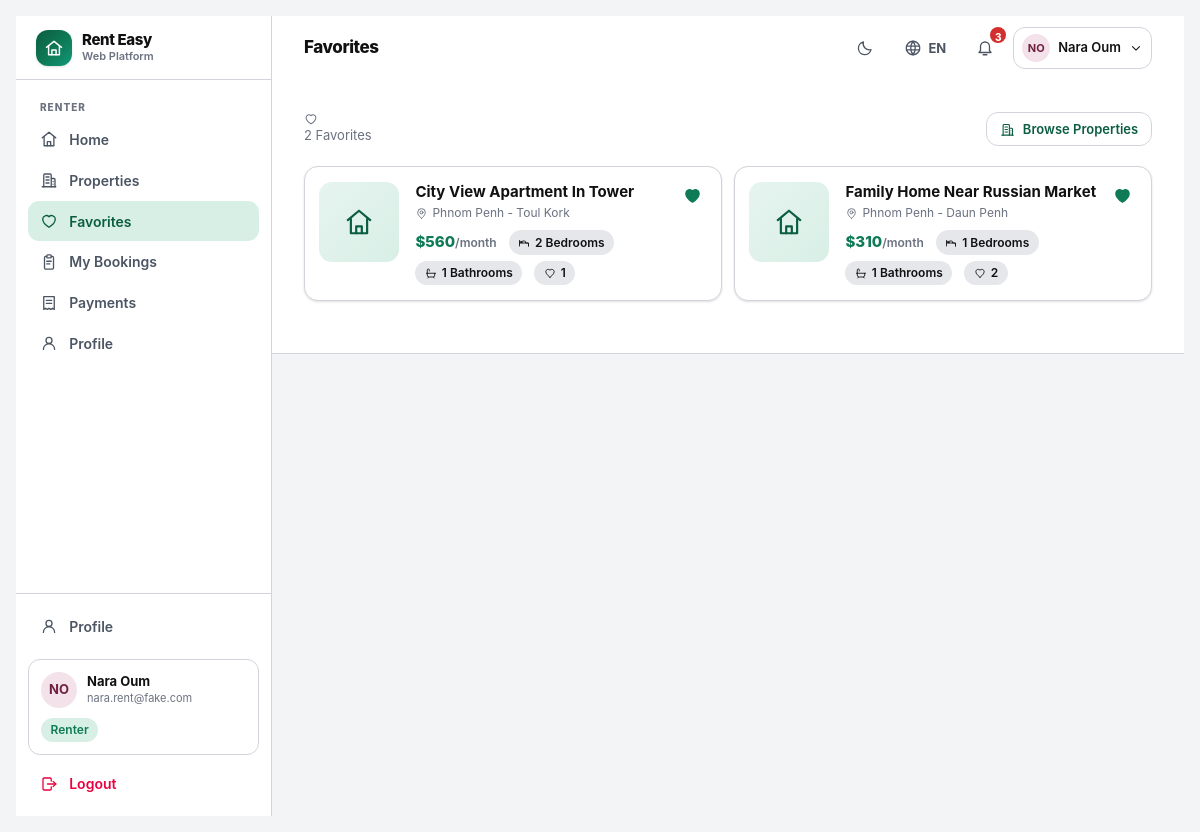
The app's page /rent/favorites/ (signed in) with its own data.
### accounts/models.py (models this page shows, shortened)
class User(AbstractBaseUser, PermissionsMixin):
    email = models.EmailField(unique=True, max_length=254)
    username = models.CharField(max_length=30, unique=True, validators=[USERNAME_VALIDATOR])
    full_name = models.CharField(max_length=120, blank=True)
    role = models.CharField(max_length=16, choices=Role.choices, default=Role.RENTER, db_index=True)
    is_active = models.BooleanField(default=True)
    is_staff = models.BooleanField(default=False)
    date_joined = models.DateTimeField(default=timezone.now)
    last_login_at = models.DateTimeField(null=True, blank=True)
    objects = UserManager()
    USERNAME_FIELD = "email"
    REQUIRED_FIELDS = ["username"]
    class Meta:
        ordering = ["full_name", "email"]
        indexes = [models.Index(fields=["role", "is_active"])]
    @property
    def display_name(self) -> str:
        return self.full_name.strip() or self.username or self.email
    @property
    def is_renter(self) -> bool:
        return self.role == Role.RENTER
    @property
    def avatar_hue(self) -> int:
        digest = sum(ord(c) for c in self.email)
        return (digest * 37) % 360

### listings/models.py (models this page shows, shortened)
class Property(models.Model):
    title = models.CharField(max_length=160)
    location = models.CharField(max_length=160, db_index=True)
    price_per_month = models.DecimalField(
        max_digits=10, decimal_places=2, validators=[MinValueValidator(0)], db_index=True
    )
    bedrooms = models.PositiveSmallIntegerField(default=1)
    bathrooms = models.PositiveSmallIntegerField(default=1)
    description = models.TextField(blank=True)
    owner = models.ForeignKey(settings.AUTH_USER_MODEL, on_delete=models.CASCADE, related_name="properties")
    created_at = models.DateTimeField(default=timezone.now)
    updated_at = models.DateTimeField(auto_now=True)
    objects = PropertyQuerySet.as_manager()
    class Meta:
        ordering = ["-created_at"]
        indexes = [
            models.Index(fields=["owner", "-created_at"]),
            models.Index(fields=["location", "price_per_month"]),
        ]
    @property
    def price_display(self) -> str:
        return "${:,.0f}".format(float(self.price_per_month or 0))

### listings/views.py (the view)
# urls.py: path("rent/favorites/", views.renter_favorites, name="renter_favorites"),
@require_GET
@login_required
@role_guard("is_renter")
def renter_favorites(request):
    favorite_rows = (
        Favorite.objects.filter(user=request.user)
        .select_related("property", "property__owner")
        .order_by("-created_at")
    )
    favorite_ids = set(favorite_rows.values_list("property_id", flat=True))
    favorites = list(
        Property.objects.filter(pk__in=favorite_ids)
        .select_related("owner")
        .for_renter(request.user)
        .annotate(favorite_count=_count_favorites(), booking_count=_count_bookings())
        .order_by("-created_at")
    )
    return render(
        request,
        "listings/renter_favorites.html",
        {"favorites": favorites, "favorite_ids": favorite_ids},
    )

### core/context_processors.py (called while the page is built)
def site(request):
    return {
        "SITE_NAME": "Rent Easy",
        "SUPPORTED_LANGUAGES": [
            {"code": code, "label": meta["label"], "native_label": meta["native_label"], "flag": meta["flag"]}
            for code, meta in i18n.LANGUAGES.items()
        ],
        "DEFAULT_LANGUAGE": i18n.DEFAULT_LANGUAGE,
        "DEBUG": settings.DEBUG,
    }

def i18n_context(request):
    language = getattr(request, "LANGUAGE_CODE_UI", i18n.DEFAULT_LANGUAGE)
    return {
        "LANG": language,
        "IS_KHMER": language == "km",
        "T": getattr(request, "translator", None) or i18n.Translator(language),
        "THEME": getattr(request, "theme", "light"),
        "IS_DARK": getattr(request, "theme", "light") == "dark",
    }

### core/i18n.py (called while the page is built)
    def __call__(self, key: str, /, **kwargs) -> str:
        pair = CATALOG.get(key)
        if pair is None:
            return key
        value = pair[1] if self.is_khmer else pair[0]
        if kwargs:
            try:
                return value.format(**kwargs)
            except (KeyError, IndexError, ValueError):
                return value
        return value

    def role_label(self, role: str | None) -> str:
        if not role:
            return self("unknown")
        return self(ROLE_KEYS.get(role, "unknown"))

### core/icons.py (called while the page is built)
def render_icon(name: str, size: int | str = 20, class_name: str = "", stroke_width: float | str | None = None) -> str:
    body = ICONS.get(name)
    if body is None:
        body = ICONS["info"]
    attrs = _STROKE_ATTRS
    if stroke_width is not None:
        attrs = attrs.replace('stroke-width="1.75"', f'stroke-width="{stroke_width}"')
    cls = f' class="{class_name}"' if class_name else ""
    return f'<svg {attrs}{cls} width="{size}" height="{size}">{body}</svg>'

### core/templatetags/ui.py (called while the page is built)
@register.simple_tag(name="icon")
def icon_tag(name: str, size: int = 20, css_class: str = "", stroke_width=None) -> str:
    return mark_safe(icon_lib.render_icon(name, size=size, class_name=css_class, stroke_width=stroke_width))

def _translator(context) -> Translator:
    t = context.get("T")
    return t if isinstance(t, Translator) else Translator("en")

def _active_language() -> str:
    return django_translation.get_language() or i18n_DEFAULT_LANGUAGE

@register.simple_tag(takes_context=True)
def role_label(context, role):
    return {"label": _translator(context).role_label(role), "raw": role or ""}

### listings/views.py (called while the page is built)
def _count_favorites():
    from django.db.models import Count
    return Count("favorites", distinct=True)

### templates/listings/renter_favorites.html (shortened to what this page needs)
{% extends "base.html" %}
{% load ui humanize %}
{% block page_title %}{% t 'favorites' %}{% endblock %}
{% block content %}
{% url 'listings:renter_browse' as browse_url %}
<div class="space-y-5">
  <div class="flex items-center justify-between gap-3">
    <p class="text-[13px] text-ink-3">{% icon "heart" 14 %} {{ favorites|length }} {% t 'favorites' %}</p>
    <a href="{{ browse_url }}" class="btn btn-outline btn-sm">{% icon "building" 15 %} {% t 'cta_browse' %}</a>
  </div>
  {% if favorites %}
    <div class="grid gap-3 sm:grid-cols-2 xl:grid-cols-3" data-favorites-list>
      {% for property in favorites %}
        {% include "partials/_property_card.html" with property=property favorite_ids=favorite_ids show_favorite=True is_favorites_page=True %}
      {% endfor %}
    </div>
  {% else %}
    {% include "partials/_empty.html" with icon="heart" title='no_favorites_yet'|t subtitle='search_placeholder'|t action_url=browse_url action_label='cta_browse'|t %}
  {% endif %}
</div>
{% endblock %}

### templates/base.html (shortened to what this page needs)
{% load static ui i18n %}<!doctype html>
<html lang="{{ LANG }}" class="{% if IS_DARK %}dark{% endif %}">
<head>
<link rel="stylesheet" href="{% static 'css/app.css' %}">
</head>
<body class="min-h-screen bg-canvas text-ink font-sans antialiased">
<div class="flex min-h-screen">
  {% if user.is_authenticated %}
  <aside class="hidden lg:flex lg:w-64 xl:w-72 shrink-0 flex-col border-r border-hairline bg-surface">
    <div class="flex h-16 items-center gap-2.5 border-b border-hairline px-5">
      <span class="grid h-9 w-9 place-items-center rounded-xl hero-gradient text-white shadow-sm">{% icon "logo" 20 %}</span>
      <span class="flex flex-col leading-tight">
        <span class="text-[15px] font-extrabold tracking-tight">{{ SITE_NAME }}</span>
        <span class="text-[11px] font-semibold text-ink-3">{% t 'platform_tag' %}</span>
      </span>
    </div>
    {% include "partials/_nav_sidebar.html" %}
  </aside>
  {% endif %}
  <div class="flex min-w-0 flex-1 flex-col">
    {% if user.is_authenticated %}
<header class="sticky top-0 z-40 border-b border-hairline bg-surface/95 backdrop-blur">
  <div class="flex h-16 items-center gap-3 px-4 sm:px-6 lg:px-8">
    <div class="min-w-0">
      <h1 class="truncate text-[17px] font-extrabold tracking-tight">{% block page_title %}{% t 'home' %}{% endblock %}</h1>
    </div>
    <div class="ms-auto flex items-center gap-1.5 sm:gap-2">
      {% include "partials/_preferences_inline.html" %}
      {% include "partials/_notifications.html" %}
      <div class="relative" data-dropdown>
        <button type="button" data-dropdown-toggle
                class="flex items-center gap-2 rounded-xl border border-hairline px-2 py-1.5 hover:border-primary transition-colors"
                aria-haspopup="true" aria-expanded="false">
          <span class="grid h-7 w-7 place-items-center rounded-full text-[11px] font-bold"
                style="background-color: hsl({{ user.avatar_hue }} 42% 92%); color: hsl({{ user.avatar_hue }} 55% 28%);">
            {{ user.display_name|initials }}
          </span>
          <span class="hidden text-[13px] font-semibold sm:block">{{ user.display_name }}</span>
          {% icon "chevron-down" 14 %}
        </button>
            <span class="pill pill-approved mt-2">{% role_label user.role as rl %}{{ rl.label }}</span>
      </div>
    </div>
  </div>
    {% endif %}
    <main id="main" class="flex-1">
      {% block content_wrapper %}
        <div class="mx-auto w-full max-w-7xl px-4 py-6 sm:px-6 lg:px-8 lg:py-8">
          {% block content %}{% endblock %}
        </div>
      {% endblock %}
    </main>
  </div>
</div>
</body>
</html>

### templates/partials/_nav_sidebar.html (shortened to what this page needs)
{% load ui %}
<nav class="flex-1 overflow-y-auto px-3 py-4">
  {% if user.is_renter %}
    {% include "partials/_nav_group_renter.html" %}
  {% elif user.is_owner %}
    {% include "partials/_nav_group_owner.html" %}
  {% elif user.is_superadmin_role %}
    {% include "partials/_nav_group_console.html" %}
  {% endif %}
</nav>
<div class="border-t border-hairline p-3">
  <a href="{% url 'profile' %}" class="nav-item {% nav_active 'profile' 'role_select' %}">
    {% icon "user" 18 %}
    <span class="flex-1 truncate">{% t 'profile' %}</span>
  </a>
  <div class="mt-3 rounded-xl border border-hairline bg-surface-2 p-3">
    <div class="flex items-center gap-2.5">
      <span class="grid h-9 w-9 shrink-0 place-items-center rounded-full text-[13px] font-bold"
            style="background-color: hsl({{ user.avatar_hue }} 42% 92%); color: hsl({{ user.avatar_hue }} 55% 28%);">
        {{ user.display_name|initials }}
      </span>
      <span class="min-w-0 flex-1">
        <span class="block truncate text-[13px] font-bold leading-tight">{{ user.display_name }}</span>
        <span class="block truncate text-[11px] text-ink-3">{{ user.email }}</span>
      </span>
    </div>
    <span class="pill pill-approved mt-2.5">{% role_label user.role as rl %}{{ rl.label }}</span>
  </div>
  <form method="post" action="{% url 'logout' %}" class="mt-2">
    <button type="submit" class="nav-item w-full text-rose-600 hover:bg-rose-50 hover:text-rose-700 dark:text-rose-400 dark:hover:bg-rose-950/40">
      {% icon "logout" 18 %}
      <span>{% t 'logout' %}</span>
    </button>
  </form>
</div>

### templates/partials/_property_card.html (shortened to what this page needs)
{% load ui %}
<a href="{% url 'listings:detail' property.pk %}" class="property-card group {% if is_booked or active_booking_property_ids and property.pk in active_booking_property_ids %}opacity-75{% endif %}"
   data-property-id="{{ property.pk }}"
   data-favorited="{% if property.pk in favorite_ids %}1{% else %}0{% endif %}">
  <span class="property-thumb">{% icon "home" 30 %}</span>
  <span class="min-w-0 flex-1">
    <span class="flex items-start gap-2">
      <span class="min-w-0 flex-1">
        <span class="block truncate text-[15px] font-bold leading-snug text-ink group-hover:text-primary">{{ property.title }}</span>
        <span class="mt-0.5 flex items-center gap-1 truncate text-[12px] text-ink-3">
          {% icon "map-pin" 13 %}<span class="truncate">{{ property.location }}</span>
        </span>
      </span>
      {% if show_favorite %}
        <span class="shrink-0" onclick="event.preventDefault();event.stopPropagation();">
          <button type="button"
                  class="btn btn-ghost btn-icon -m-1.5 {% if property.pk in favorite_ids %}text-primary{% else %}text-ink-3{% endif %}"
                  data-favorite-toggle
                  data-keep-on-screen="{% if is_favorites_page %}1{% endif %}"
                  href="{% url 'listings:toggle_favorite' property.pk %}"
                  aria-pressed="{% if property.pk in favorite_ids %}true{% else %}false{% endif %}"
                  aria-label="{% t 'favorite' %} / {% t 'remove_favorite' %}">
            {% if property.pk in favorite_ids %}{% icon "heart-filled" 19 %}{% else %}{% icon "heart" 19 %}{% endif %}
          </button>
        </span>
      {% elif trailing %}
        <span class="shrink-0" onclick="event.preventDefault();event.stopPropagation();">{{ trailing }}</span>
      {% endif %}
    </span>
    <span class="mt-2 flex flex-wrap items-center gap-x-3 gap-y-1.5">
      <span class="text-[15px] font-extrabold text-primary">{{ property.price_display }}<span class="text-[12px] font-semibold text-ink-3">/{% t 'month' %}</span></span>
      <span class="pill pill-neutral">{% icon "bed" 12 %} {{ property.bedrooms }} {% t 'bedrooms' %}</span>
      <span class="pill pill-neutral">{% icon "bath" 12 %} {{ property.bathrooms }} {% t 'bathrooms' %}</span>
      {% if property.favorite_count %}<span class="pill pill-neutral">{% icon "heart" 12 %} {{ property.favorite_count }}</span>{% endif %}
    </span>
  </span>
</a>

### static/css/app.css (style rules this page uses)
:root { --canvas:#f3f4f6;--surface:#fff;--surface-2:#fff;--ink:#111;--ink-2:#4b5563;--ink-3:#6b7280;--hairline:#d1d5db;color-scheme:light }

### records on screen
User: display_name|initials "NO", display_name "Nara Oum", email "nara.rent@fake.com", label "Renter"
Property: title "City View Apartment In Tower", location "Phnom Penh - Toul Kork", price_display "$560", t "month", bedrooms "2", t "Bedrooms", bathrooms "1", t "Bathrooms", favorite_count "1"
Property: title "Family Home Near Russian Market", location "Phnom Penh - Daun Penh", price_display "$310", t "month", bedrooms "1", t "Bedrooms", bathrooms "1", t "Bathrooms", favorite_count "2"

### other values on screen
{{ SITE_NAME }} "Rent Easy"
{{ LANG|upper }} "EN"
{{ unread_count }} "3"
{{ favorites|length }} "2"
